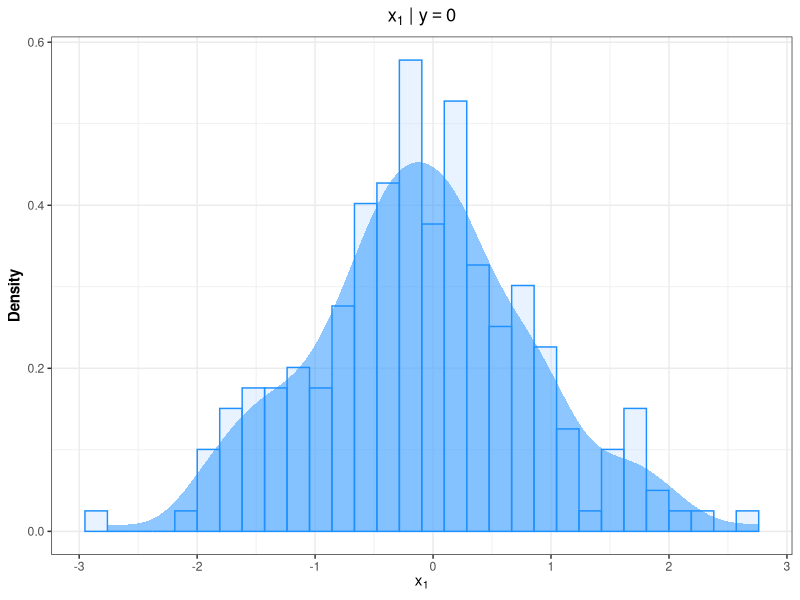

This chart was generated by the following R code:
## ---- chunk 1
library(tidyverse)
## ---- chunk 2
data = read_csv("../data/toy_bayes.csv")
head(data)
## ---- chunk 3
data |>
    filter(y == "Class0") |>
    ggplot(aes(x = x1, y = after_stat(density))) +
    geom_histogram(color = "dodgerblue", fill = "slategray1", alpha = 0.4) +
    geom_density(fill = "dodgerblue", color = NA, lwd = 1, alpha = 0.5) +
    labs(x = expression(x[1]), y = "Density", title = expression(x[1] ~ "|" ~ y == 0)) +
    theme_bw() +
    theme(plot.title = element_text(hjust = 0.5, face = "bold",
                                    margin = margin(0, 0, 5, 0)),
            axis.title.x = element_text(face = "bold"),
            axis.title.y = element_text(face = "bold", angle = 90),
            legend.title = element_text(hjust = 0.5, face = "bold"),
            legend.text = element_text(hjust = 0.5),
            strip.text = element_text(size = 14, hjust = 0.5, face = "bold",
                                      margin = margin(2, 3, 3, 3)))
## ---- chunk 4
data |>
    filter(y == "Class0") |>
    group_by(x3) |>
    summarise(n = n()) |>
    mutate(prob = n/sum(n))
## ---- chunk 5
prior = data |>
            group_by(y) |>                        ## Agrupamos por la etiqueta
            summarise(n = n()) |>                        ## Contamos el número de observaciones de cada clase
            mutate(prior_prob = n/sum(n))  ## Calculamos las probabilidades a priori

prior
## ---- chunk 6
bws = data |>
        group_by(y) |>                            ## Agrupamos por la etiqueta
        summarise(bw1 = density(x1)$bw,  ## Extraemos los bandwidths
                   bw2 = density(x2)$bw)

bws
## ---- chunk 7
x_tilde = tibble(y = c("Class0", "Class1"),
                 x1 = rep(0.4, 2), x2 = rep(1.5, 2))
x_tilde
## ---- chunk 8
num_probs = x_tilde |>
                left_join(bws, by = "y")
num_probs
## ---- chunk 9
K = function(x){
    return(exp(-x^2/2)/sqrt(2*pi))
}
## ---- chunk 10
kernel = function(x, data, bw){
    return(mean(K((x- data)/bw))/bw)
}
## ---- chunk 11
num_probs = num_probs |>
                group_by(y) |>                                   ## Agrupamos por la etiqueta
                summarise(kernel1 = kernel(x1, data$x1, bw1),                ## Calculamos los kernels
                           kernel2 = kernel(x2, data$x2, bw2)) |>
                select(y, kernel1, kernel2)  ## Seleccionamos sólo la etiqueta y los kernels
num_probs
## ---- chunk 12
cat_probs = data |>
                group_by(y, x3) |>        ## Realizamos la agrupación por la etiqueta y x3
                summarise(n = n()) |>    ## Contamos el número de observaciones
                group_by(y) |>        ## Agrupamos por la etiqueta
                mutate(prob = n/sum(n)) |> ## Calculamos las probabilidades
                filter(x3 == "Level1")          ## Seleccionamos sólo el caso cuando x3 = Level1
cat_probs
## ---- chunk 13
total = sum(prior$prior_prob * num_probs$kernel1 * num_probs$kernel2 * cat_probs$prob)
## ---- chunk 14
(prior$prior_prob * num_probs$kernel1 * num_probs$kernel2 * cat_probs$prob)/total
